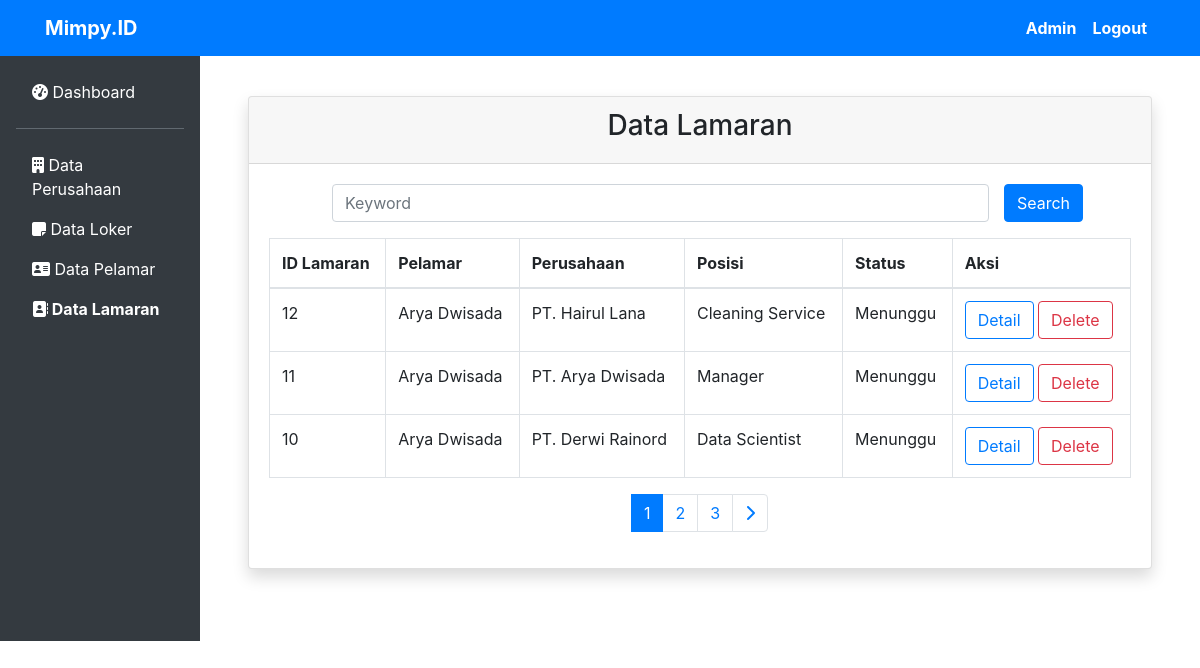
/data-lamaran.php (signed in), run on the app's committed database.
### tables this page shows
CREATE TABLE `lamaran` (
  `id` int(11) NOT NULL,
  `idPelamar` int(11) NOT NULL,
  `idLoker` int(11) NOT NULL,
  `tanggal` date NOT NULL,
  `gaji` int(11) NOT NULL,
  `suratLamaran` text NOT NULL,
  `status` varchar(25) NOT NULL,
  `pesanPerusahaan` text NOT NULL
);

CREATE TABLE `pelamar` (
  `id` int(11) NOT NULL,
  `nama` varchar(50) NOT NULL,
  `email` varchar(50) NOT NULL,
  `telp` varchar(20) NOT NULL,
  `gender` varchar(10) NOT NULL,
  `alamat` varchar(100) NOT NULL,
  `cv` text NOT NULL,
  `password` varchar(255) NOT NULL
);

CREATE TABLE `perusahaan` (
  `id` int(11) NOT NULL,
  `nama` varchar(50) NOT NULL,
  `email` varchar(50) NOT NULL,
  `telp` varchar(20) NOT NULL,
  `kota` varchar(30) NOT NULL,
  `alamat` varchar(100) NOT NULL,
  `deskripsi` varchar(512) NOT NULL,
  `foto` text NOT NULL,
  `password` varchar(255) NOT NULL
);

CREATE TABLE `loker` (
  `id` int(11) NOT NULL,
  `idPerusahaan` int(11) NOT NULL,
  `posisi` varchar(30) NOT NULL,
  `lulusan` varchar(50) NOT NULL,
  `jobdesk` varchar(100) NOT NULL,
  `keterangan` varchar(256) NOT NULL,
  `status` varchar(11) NOT NULL
);

### data-lamaran.php (the view, shortened to what this page needs)
<?php
require "db.php";
?>
<!doctype html>
<html lang="en">
    <head>
        <?php require "headtags.php" ?>
    </head>
    <body>
        <?php require "navbar.php" ?>
        <?php if(isset($_SESSION["admin"])) : ?>
          <div class="row no-gutters">
              <div class="col-md-2 bg-dark pr-3 pt-4">
                  <ul class="nav flex-column ml-3 mb-5">
                      <li class="nav-item">
                              <a class="nav-link active text-white" href="dashboard.php">
                                  <i class="fas fa-tachometer-alt"></i>
                                  Dashboard
                              </a>
                          <hr class="bg-secondary">
                      </li>
                      <li class="nav-item">
                          <a class="nav-link text-white" href="data-perusahaan.php">
                              <i class="fas fa-building"></i>
                              Data Perusahaan
                          </a>
                      </li>
                      <li class="nav-item">
                          <a class="nav-link text-white" href="data-loker.php">
                              <i class="fas fa-sticky-note"></i>
                              Data Loker
                          </a>
                      </li>
                      <li class="nav-item">
                          <a class="nav-link text-white" href="data-pelamar.php">
                              <i class="fas fa-address-card"></i>
                              Data Pelamar
                          </a>
                      </li>
                      <li class="nav-item">
                          <a class="nav-link text-white font-weight-bold" href="data-lamaran.php">
                              <i class="fas fa-address-book"></i>
                              Data Lamaran
                          </a>
                      </li>
                  </ul>
              </div>
              <div class="col-md-10 p-5">
                      <div class="card shadow mb-4">
                        <div class="card-header text-center">
                            <h3 class="">Data Lamaran</h3>
                        </div>
                      <div class="card-body">
                          <form action="" method="post">
                              <div class="row mx-5">
                                  <div class="col">
                                      <div class="form-group">
                                        <?php if (isset($_POST["keyword"])) : ?>
                                          <input class="form-control" name="keyword" type="search" placeholder="Keyword" aria-label="Search" value="<?= $_POST['keyword'] ?>">
                                        <?php else : ?>
                                          <input class="form-control" name="keyword" type="search" placeholder="Keyword" aria-label="Search">
                                        <?php endif; ?>
                                      </div>
                                  </div>
                                  <div>
                                      <button class="btn btn-primary" name="cari" type="submit">Search</button>
                                  </div>
                              </div>
                          </form>
                          <div class="table-responsive">
                              <table class="table table-bordered" id="dataTable" width="100%" cellspacing="0">
                              <thead>
                                  <tr>
                                      <th>ID Lamaran</th>
                                      <th>Pelamar</th>
                                      <th>Perusahaan</th>
                                      <th>Posisi</th>
                                      <th>Status</th>
                                      <th>Aksi</th>
                                  </tr>
                              </thead>
                              <tbody>
                                  <?php
                                  $jumlahDataPerHalaman = 3;
                                  $jumlahData = mysqli_num_rows(mysqli_query($db,"SELECT * FROM lamaran"));
                                  $jumlahHalaman = ceil($jumlahData / $jumlahDataPerHalaman);
                                  if ( isset($_GET["page"])){
                                      $halamanAktif = $_GET["page"];
                                  }else{
                                      $halamanAktif = 1;
                                  }
                                  $awalData = ( $jumlahDataPerHalaman * $halamanAktif ) - $jumlahDataPerHalaman;
                                  $lamaran = mysqli_query($db, "SELECT loker.idPerusahaan as idPerusahaan, loker.id as idLoker, lamaran.id as idLamaran, pelamar.nama as namaPelamar, loker.posisi as posisi, lamaran.status as status FROM lamaran join pelamar on pelamar.id = lamaran.idPelamar join loker on loker.id = lamaran.idLoker ORDER BY lamaran.id DESC LIMIT $awalData, $jumlahDataPerHalaman");
                                  foreach ($lamaran as $data) :
                                  ?>
                                      <tr>
                                          <?php
                                          $idPerusahaan = $data['idPerusahaan'];
                                          $perusahaan = mysqli_fetch_assoc(mysqli_query($db,"SELECT * from perusahaan where id = $idPerusahaan"));
                                          ?>
                                          <td><?= $data["idLamaran"] ?></td>
                                          <td><?= $data["namaPelamar"] ?></td>
                                          <td><?= $perusahaan["nama"] ?></td>
                                          <td><?= $data["posisi"] ?></td>
                                          <td><?= $data["status"] ?></td>
                                          <td>
                                              <a href="lamaran.php?id=<?= $data['idLamaran'] ?>" class="btn btn-outline-primary">Detail</a>
                                              <a href="hapus-lamaran.php?id=<?= $data['idLamaran'] ?>" onclick="return confirm('Apakah Anda Yakin Ingin Menghapus Lamaran ?')" class="btn btn-outline-danger">Delete</a>
                                          </td>
                                      </tr>
                                  <?php
                                      endforeach;
                                  ?>
                              </tbody>
                              </table>
                          </div>
                          <?php if (!isset($_POST["cari"])) : ?>
                            <div class="row">
                                <div class="col">
                                    <nav aria-label="...">
                                        <ul class="pagination justify-content-center">
                                            <?php for( $i = 1; $i <= $jumlahHalaman; $i++ ) : ?>
                                                <?php if( $i == $halamanAktif ) : ?>
                                                    <li class="page-item active">
                                                        <a class="page-link" href="?page=<?= $i; ?>"><?= $i; ?></a>
                                                    </li>
                                                <?php else : ?>
                                                    <li class="page-item">
                                                        <a class="page-link" href="?page=<?= $i; ?>"><?= $i; ?></a>
                                                    </li>
                                                <?php endif; ?>
                                            <?php endfor; ?>
                                            <li class="page-item">
                                                <?php if( $halamanAktif < $jumlahHalaman ) : ?>
                                                    <a class="page-link" href="?page=<?= $halamanAktif + 1; ?>"><i class="fa fa-chevron-right"></i></a>
                                                <?php endif; ?>
                                            </li>
                                        </ul>
                                    </nav>
                                </div>
                            </div>
                          <?php endif; ?>
                      </div>
                  </div>
              </div>
          </div>
      <?php else : ?>
        <h1 class="display-4 m-5 text-center">AKSES DITOLAK !</h1>
      <?php endif; ?>
    </body>
</html>

### data on the page
lamaran: id "12", idPelamar.nama "Arya Dwisada", perusahaan.nama "PT. Hairul Lana", idLoker.posisi "Cleaning Service", status "Menunggu"
lamaran: id "11", idPelamar.nama "Arya Dwisada", perusahaan.nama "PT. Arya Dwisada", idLoker.posisi "Manager", status "Menunggu"
lamaran: id "10", idPelamar.nama "Arya Dwisada", perusahaan.nama "PT. Derwi Rainord", idLoker.posisi "Data Scientist", status "Menunggu"
